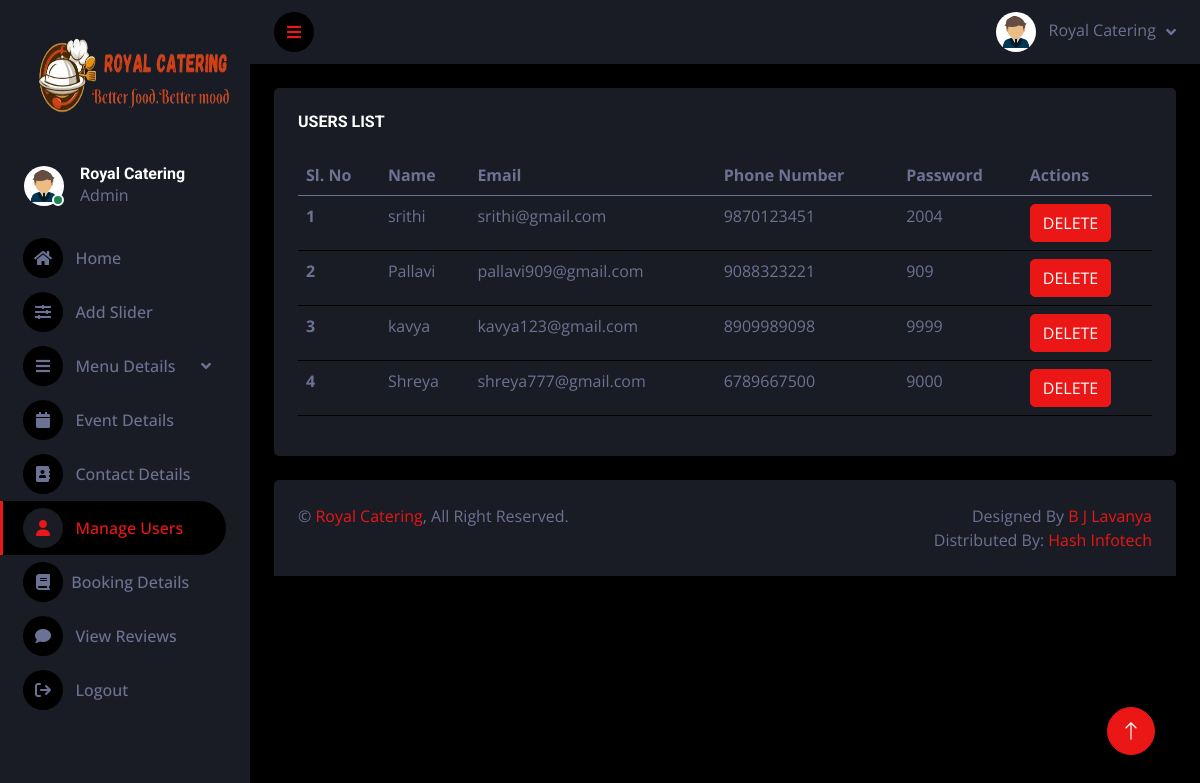
The page /admin/manageusers.php (signed in) on the database its author committed.
### tables this page shows
CREATE TABLE `userregistration` (
  `id` int(20) NOT NULL,
  `username` varchar(50) NOT NULL,
  `email` varchar(50) NOT NULL,
  `phonenumber` varchar(10) NOT NULL,
  `password` varchar(30) NOT NULL
);

### admin/manageusers.php (the view, shortened to what this page needs)
<?php
if(isset($_SESSION['royaladmin']))
{
?>
<!DOCTYPE html>
<html lang="en">
<head>
    <link rel="stylesheet" href="https://cdnjs.cloudflare.com/ajax/libs/font-awesome/6.5.1/css/all.min.css" />
    <link href="https://cdnjs.cloudflare.com/ajax/libs/font-awesome/5.10.0/css/all.min.css" rel="stylesheet">
    <link href="https://cdn.jsdelivr.net/npm/bootstrap-icons@1.4.1/font/bootstrap-icons.css" rel="stylesheet">
    <link href="lib/owlcarousel/assets/owl.carousel.min.css" rel="stylesheet">
    <link href="lib/tempusdominus/css/tempusdominus-bootstrap-4.min.css" rel="stylesheet" />
    <link href="css/bootstrap.min.css" rel="stylesheet">
    <link href="css/style.css" rel="stylesheet">
</head>
<body>
    <div class="container-fluid position-relative d-flex p-0">
        <div class="sidebar pe-4 pb-3">
            <nav class="navbar bg-secondary navbar-dark">
                <a href="index.html" class="navbar-brand mx-4 mb-3">
                    <img src="logoroyal4.png" alt="logo" width="220px;" height="130px">
                </a>
                <div class="d-flex align-items-center ms-4 mb-4">
                    <div class="position-relative">
                        <img class="rounded-circle" src="adminlogo.jpg" alt="" style="width: 40px; height: 40px;">
                        <div class="bg-success rounded-circle border border-2 border-white position-absolute end-0 bottom-0 p-1"></div>
                    </div>
                    <div class="ms-3">
                        <h6 class="mb-0">Royal Catering</h6>
                        <span>Admin</span>
                    </div>
                </div>
                <div class="navbar-nav w-100">
                    <a href="home.php" class="nav-item nav-link "><i class="fa fa-home"></i>&nbsp;&nbsp;&nbsp;Home</a>
					<a href="addslider.php" class="nav-item nav-link "><i class="fa fa-sliders" aria-hidden="true"></i>&nbsp;&nbsp;&nbsp;Add Slider</a>
                    <div class="nav-item dropdown">
                        <a href="#" class="nav-link dropdown-toggle" data-bs-toggle="dropdown"><i class="fa fa-bars"></i>&nbsp;&nbsp;&nbsp;Menu Details</a>
                    </div>
					<a href="events.php" class="nav-item nav-link"><i class="fa fa-calendar"></i>&nbsp;&nbsp;&nbsp;Event Details</a>
					<a href="contactdetails.php" class="nav-item nav-link"><i class="fa fa-address-book"></i>&nbsp;&nbsp;&nbsp;Contact Details</a>
					<a href="manageusers.php" class="nav-item nav-link active"><i class="fa-solid fa-user"></i>&nbsp;&nbsp;&nbsp;Manage Users</a>
					<a href="viewbooking.php" class="nav-item nav-link"><i class="fa-solid fa-book"></i>&nbsp;&nbsp;Booking Details</a>
                    <a href="viewreviews.php" class="nav-item nav-link"><i class="fa fa-comment"></i>&nbsp;&nbsp;&nbsp;View Reviews</a>
                    <a href="logout.php" class="nav-item nav-link"><i class="fa fa-sign-out"></i>&nbsp;&nbsp;&nbsp;Logout</a>
                </div>
            </nav>
        </div>
        <div class="content">
            <nav class="navbar navbar-expand bg-secondary navbar-dark sticky-top px-4 py-0">
                <a href="#" class="sidebar-toggler flex-shrink-0">
                    <i class="fa fa-bars"></i>
                </a>
                <div class="navbar-nav align-items-center ms-auto">
                    <div class="nav-item dropdown">
                        <a href="#" class="nav-link dropdown-toggle" data-bs-toggle="dropdown">
                            <img class="rounded-circle me-lg-2" src="adminlogo.jpg" alt="" style="width: 40px; height: 40px;">
                            <span class="d-none d-lg-inline-flex">Royal Catering</span>
                        </a>
                    </div>
                </div>
            </nav>
            <div class="container-fluid pt-4 px-4">
                <div class="row g-4">
                    <div class="col-sm-12 col-xl-12">
                        <div class="bg-secondary rounded h-100 p-4">
                            <h6 class="mb-4">USERS LIST</h6>
                            <table class="table table-hover">
                                <thead>
                                    <tr>
                                        <th scope="col">Sl. No</th>
                                        <th scope="col">Name</th>
										<th scope="col">Email</th>
                                        <th scope="col">Phone Number</th>
									    <th scope="col">Password</th>
										<th scope="col">Actions</th>
                                    </tr>
                                </thead>
                                <tbody>
								<?php
								include 'config.php';
								$sql1 = "select * from userregistration";
								$result1 = mysqli_query($con,$sql1);
								$num1=mysqlI_num_rows($result1);
								$sl=0;
								if($num1 > 0)
								{
								while($row1 = mysqli_fetch_array($result1))
								{
								$sl+=1;
								$username=$row1['username'];
								$email=$row1['email'];
								$phonenumber=$row1['phonenumber'];
								$password=$row1['password'];
								?>
                                    <tr>
                                        <th scope="row"><?php echo $sl; ?></th>
                                        <td><?php echo $username; ?></td>
										<td><?php echo $email; ?></td>
										<td><?php echo $phonenumber; ?></td>
										<td><?php echo $password; ?></td>
										<td>
										<form action="#" method="post">
                                        <button type="submit" name="delete" class="btn btn-primary">DELETE</button>
										</form>
										</td>
                                    </tr>
									<?php
								}
								}
								?>
                                </tbody>
                            </table>
                        </div>
                    </div>
                </div>
            </div>
            <div class="container-fluid pt-4 px-4">
                <div class="bg-secondary rounded-top p-4">
                    <div class="row">
                        <div class="col-12 col-sm-6 text-center text-sm-start">
                            &copy; <a href="#">Royal Catering</a>, All Right Reserved.
                        </div>
                        <div class="col-12 col-sm-6 text-center text-sm-end">
                            Designed By <a href="https://htmlcodex.com">B J Lavanya</a>
                            <br>Distributed By: <a href="https://themewagon.com" target="_blank">Hash Infotech</a>
                        </div>
                    </div>
                </div>
            </div>
        </div>
        <a href="#" class="btn btn-lg btn-primary btn-lg-square back-to-top"><i class="bi bi-arrow-up"></i></a>
    </div>
</body>
</html>
<?php
}
else
{
	echo"<script>location.href='index.php';</script>";
}
?>

### admin/css/style.css (style rules this page uses)
:root { --primary: #EB1616; --secondary: #191C24; --light: #6C7293; --dark: #000000; }
.back-to-top { position: fixed; display: none; right: 45px; bottom: 45px; z-index: 99; }
.btn { transition: .5s; }
.btn-lg-square { width: 48px; height: 48px; }
.btn-square, .btn-sm-square, .btn-lg-square { padding: 0; display: inline-flex; align-items: center; justify-content: center; font-weight: normal; border-radius: 50px; }
.sidebar { position: fixed; top: 0; left: 0; bottom: 0; width: 250px; height: 100vh; overflow-y: auto; background: var(--secondary); transition: 0.5s; z-index: 999; }
.content { margin-left: 250px; min-height: 100vh; background: var(--dark); transition: 0.5s; }
@media (min-width: 992px) { .sidebar { margin-left: 0; } }
@media (min-width: 992px) { .content { width: calc(100% - 250px); } }
.sidebar .navbar .navbar-nav .nav-link { padding: 7px 20px; color: var(--light); font-weight: 500; border-left: 3px solid var(--secondary); border-radius: 0 30px 30px 0; outline: none; }
.sidebar .navbar .navbar-nav .nav-link:hover, .sidebar .navbar .navbar-nav .nav-link.active { color: var(--primary); background: var(--dark); border-color: var(--primary); }
.sidebar .navbar .navbar-nav .nav-link i { width: 40px; height: 40px; display: inline-flex; align-items: center; justify-content: center; background: var(--dark); border-radius: 40px; }
.sidebar .navbar .navbar-nav .nav-link:hover i, .sidebar .navbar .navbar-nav .nav-link.active i { background: var(--secondary); }
.sidebar .navbar .dropdown-toggle::after { position: absolute; top: 15px; right: 15px; border: none; content: "\f107"; font-family: "Font Awesome 5 Free"; font-weight: 900; transition: .5s; }
.content .navbar .navbar-nav .nav-link { margin-left: 25px; padding: 12px 0; color: var(--light); outline: none; }
.content .navbar .sidebar-toggler, .content .navbar .navbar-nav .nav-link i { width: 40px; height: 40px; display: inline-flex; align-items: center; justify-content: center; background: var(--dark); border-radius: 40px; }
.content .navbar .dropdown-toggle::after { margin-left: 6px; vertical-align: middle; border: none; content: "\f107"; font-family: "Font Awesome 5 Free"; font-weight: 900; transition: .5s; }

### rows shown on the page
userregistration: username "srithi", email "srithi@gmail.com", phonenumber "9870123451", password "2004"
userregistration: username "Pallavi", email "pallavi909@gmail.com", phonenumber "9088323221", password "909"
userregistration: username "kavya", email "kavya123@gmail.com", phonenumber "8909989098", password "9999"
userregistration: username "Shreya", email "shreya777@gmail.com", phonenumber "6789667500", password "9000"
